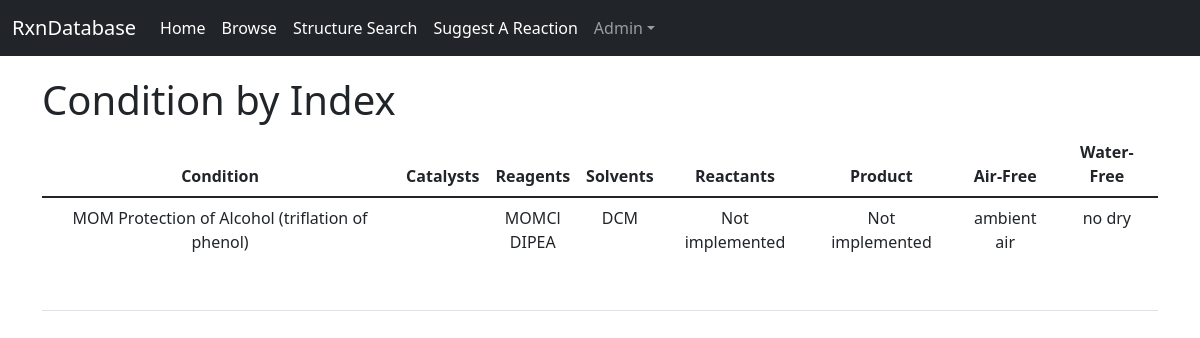
/condition/2/, run on an earlier commit of the app's database.
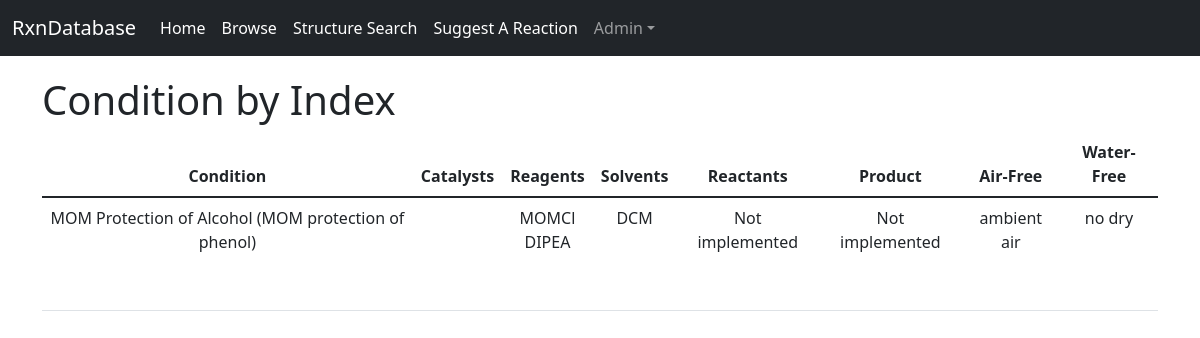
And on a later commit of the database.
### rxndatapp/models.py (models this page shows, shortened)
class Condition(models.Model):
    AIR_AMBIENT = 0
    AIR_PURGE = 1
    AIR_BACKFILL = 2
    air_free_choices = [
        (AIR_AMBIENT, 'ambient air'),
        (AIR_PURGE, 'argon purge'),
        (AIR_BACKFILL, 'nitrogen/argon backfill'),
    ]
    WATER_AMBIENT = 0
    WATER_OVENDRY = 1
    water_free_choices = [
        (WATER_AMBIENT, 'no dry'),
        (WATER_OVENDRY, 'oven-dried'),
    ]
    transformation = models.ForeignKey(
        Transformation,
        on_delete=models.CASCADE
    )
    reactant_smarts1 = models.CharField(max_length=50)
    reactant_smarts2 = models.CharField(max_length=50, blank=True)
    reactant_smarts3 = models.CharField(max_length=50, blank=True)
    reactant_smarts4 = models.CharField(max_length=50, blank=True)
    reactant_smarts5 = models.CharField(max_length=50, blank=True)
    catalyst1 = models.ForeignKey(
        Chemical,
        on_delete=models.CASCADE,
        blank=True,
        null=True,
        related_name='cat1',
    )
    catalyst2 = models.ForeignKey(
        Chemical,
        on_delete=models.CASCADE,
        blank=True,
        null=True,
        related_name='cat2',
    )
    catalyst3 = models.ForeignKey(
        Chemical,
        on_delete=models.CASCADE,
        blank=True,
        null=True,
        related_name='cat3',
    )
    reagent1 = models.ForeignKey(
        Chemical,
        on_delete=models.CASCADE,
        blank=True,
        null=True,
        related_name='rgt1',
    )
    reagent2 = models.ForeignKey(
        Chemical,
        on_delete=models.CASCADE,
        blank=True,
        null=True,
        related_name='rgt2',
    )
    reagent3 = models.ForeignKey(
        Chemical,
        on_delete=models.CASCADE,
        blank=True,
        null=True,
        related_name='rgt3',
    )
    reagent4 = models.ForeignKey(
        Chemical,
        on_delete=models.CASCADE,
        blank=True,
        null=True,
        related_name='rgt4',
    )
    reagent5 = models.ForeignKey(
        Chemical,
        on_delete=models.CASCADE,
        blank=True,
        null=True,
        related_name='rgt5',
    )
    solvent1 = models.ForeignKey(
        Chemical,
        on_delete=models.CASCADE,
        blank=True,
        null=True,
        related_name='svt1',
    )
    solvent2 = models.ForeignKey(
        Chemical,
        on_delete=models.CASCADE,
        blank=True,
        null=True,
        related_name='svt2',
    )
    solvent3 = models.ForeignKey(
        Chemical,
        on_delete=models.CASCADE,
        blank=True,
        null=True,
        related_name='svt3',
    )
    product_smarts = models.CharField(max_length=50)
    air_free = models.IntegerField(choices=air_free_choices, default=0)
    water_free = models.IntegerField(choices=water_free_choices, default=0)
    comment = models.CharField(max_length=300, blank=True)
    reactant_smiles = models.CharField(max_length=300, blank=True)
    product_smiles = models.CharField(max_length=300, blank=True)
    def __str__(self):
        return f'{self.transformation.name} ({self.comment})'

class Transformation(models.Model):
    name = models.CharField(max_length=100)
    alias = models.CharField(max_length=300, blank=True)
    reactant_smarts1 = models.CharField(max_length=50)
    reactant_smarts2 = models.CharField(max_length=50, blank=True)
    reactant_smarts3 = models.CharField(max_length=50, blank=True)
    reactant_smarts4 = models.CharField(max_length=50, blank=True)
    reactant_smarts5 = models.CharField(max_length=50, blank=True)
    product_smarts = models.CharField(max_length=50)
    reactant_smiles = models.CharField(max_length=300, blank=True)
    product_smiles = models.CharField(max_length=300, blank=True)

class Chemical(models.Model):
    common_name = models.CharField(max_length=300, blank=True)
    iupac_name = models.CharField(max_length=300)
    smiles = models.CharField(max_length=300)
    cas_number = models.CharField(max_length=20)
    def __str__(self):
        if self.common_name != '':
            return self.common_name
        else:
            return self.iupac_name

### rxndatapp/views.py (the view)
# urls.py: path('condition/<int:pk>/', views.condition_by_index, name='condition_by_index'),
def condition_by_index(request, pk):
    condition = Condition.objects.filter(id = pk)
    context = {
        'cd': condition[0],
    }
    return render(request, 'rxndatapp/condition_by_index.html', context)

### templates/rxndatapp/condition_by_index.html
{% extends "base.html" %}
{% block content %}
  <h1> Condition by Index </h1>
  <table class="table">
  <thead>
    <tr>
      <th scope="col">Condition</th>
      <th scope="col">Catalysts</th>
      <th scope="col">Reagents</th>
      <th scope="col">Solvents</th>
      <th scope="col">Reactants</th>
      <th scope="col">Product</th>
      <th scope="col">Air-Free</th>
      <th scope="col">Water-Free</th>
    </tr>
  </thead>
  <tbody>
    <tr>
        <td>{{ cd }}</td>
        <td>{{ cd.catalyst1 |default_if_none:""}}<br>{{ cd.catalyst2 |default_if_none:""}}<br>{{ cd.catalyst3 |default_if_none:""}}</td>
        <td>{{ cd.reagent1 |default_if_none:""}}<br>{{ cd.reagent2 |default_if_none:""}}<br>{{ cd.reagent3 |default_if_none:""}}<br>
            {{ cd.reagent4 |default_if_none:""}}<br>{{ cd.reagent5 |default_if_none:""}}</td>
        <td>{{ cd.solvent1 |default_if_none:"" }}<br>{{ cd.solvent2 |default_if_none:"" }}<br>{{ cd.solvent3 |default_if_none:"" }}</td>
        <td>Not implemented</td>
        <td>Not implemented</td>
        <td>{% if cd.air_free == 0 %}
                ambient air
            {% elif cd.air_free == 1 %}
                gas purge
            {% else %}
                nitrogen/argon backfill
            {% endif %}
        </td>
        <td>{% if cd.water_free == 0 %}
                no dry
            {% else %}
                oven-dry glassware
            {% endif %}</td>
    </tr>
  </tbody>
  </table>
{% endblock %}

What changed in the data, as far as the page shows it:
changed Condition "MOMCl": transformation+comment "MOM Protection of Alcohol (triflation of phenol)" → "MOM Protection of Alcohol (MOM protection of phenol)"
